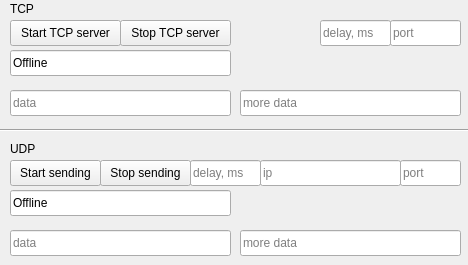
<?xml version="1.0" encoding="UTF-8"?>
<ui version="4.0">
 <class>MainWindow</class>
 <widget class="QMainWindow" name="MainWindow">
  <property name="geometry">
   <rect>
    <x>0</x>
    <y>0</y>
    <width>468</width>
    <height>265</height>
   </rect>
  </property>
  <property name="maximumSize">
   <size>
    <width>468</width>
    <height>265</height>
   </size>
  </property>
  <property name="windowTitle">
   <string>Server window</string>
  </property>
  <widget class="QWidget" name="centralwidget">
   <widget class="QPushButton" name="tcpStartButton">
    <property name="geometry">
     <rect>
      <x>10</x>
      <y>20</y>
      <width>111</width>
      <height>26</height>
     </rect>
    </property>
    <property name="text">
     <string>Start TCP server</string>
    </property>
   </widget>
   <widget class="QLineEdit" name="tcpDataLineEdit">
    <property name="geometry">
     <rect>
      <x>10</x>
      <y>90</y>
      <width>221</width>
      <height>26</height>
     </rect>
    </property>
    <property name="placeholderText">
     <string>data</string>
    </property>
    <property name="clearButtonEnabled">
     <bool>true</bool>
    </property>
   </widget>
   <widget class="QPushButton" name="tcpStopButton">
    <property name="geometry">
     <rect>
      <x>120</x>
      <y>20</y>
      <width>111</width>
      <height>26</height>
     </rect>
    </property>
    <property name="text">
     <string>Stop TCP server</string>
    </property>
   </widget>
   <widget class="QLineEdit" name="tcpPortLineEdit">
    <property name="geometry">
     <rect>
      <x>390</x>
      <y>20</y>
      <width>71</width>
      <height>26</height>
     </rect>
    </property>
    <property name="placeholderText">
     <string>port</string>
    </property>
   </widget>
   <widget class="QPushButton" name="udpStartButton">
    <property name="geometry">
     <rect>
      <x>10</x>
      <y>160</y>
      <width>91</width>
      <height>26</height>
     </rect>
    </property>
    <property name="text">
     <string>Start sending</string>
    </property>
   </widget>
   <widget class="QPushButton" name="udpStopButton">
    <property name="geometry">
     <rect>
      <x>100</x>
      <y>160</y>
      <width>91</width>
      <height>26</height>
     </rect>
    </property>
    <property name="text">
     <string>Stop sending</string>
    </property>
   </widget>
   <widget class="QLineEdit" name="udpDataLineEdit">
    <property name="geometry">
     <rect>
      <x>10</x>
      <y>230</y>
      <width>221</width>
      <height>26</height>
     </rect>
    </property>
    <property name="placeholderText">
     <string>data</string>
    </property>
    <property name="clearButtonEnabled">
     <bool>true</bool>
    </property>
   </widget>
   <widget class="QLineEdit" name="udpPortLineEdit">
    <property name="geometry">
     <rect>
      <x>400</x>
      <y>160</y>
      <width>61</width>
      <height>26</height>
     </rect>
    </property>
    <property name="placeholderText">
     <string>port</string>
    </property>
   </widget>
   <widget class="QLineEdit" name="udpIpLineEdit">
    <property name="geometry">
     <rect>
      <x>260</x>
      <y>160</y>
      <width>141</width>
      <height>26</height>
     </rect>
    </property>
    <property name="placeholderText">
     <string>ip</string>
    </property>
   </widget>
   <widget class="QLineEdit" name="udpDelayLineEdit">
    <property name="geometry">
     <rect>
      <x>190</x>
      <y>160</y>
      <width>71</width>
      <height>26</height>
     </rect>
    </property>
    <property name="placeholderText">
     <string>delay, ms</string>
    </property>
   </widget>
   <widget class="QLineEdit" name="udpData2LineEdit">
    <property name="geometry">
     <rect>
      <x>240</x>
      <y>230</y>
      <width>221</width>
      <height>26</height>
     </rect>
    </property>
    <property name="placeholderText">
     <string>more data</string>
    </property>
    <property name="clearButtonEnabled">
     <bool>true</bool>
    </property>
   </widget>
   <widget class="QLineEdit" name="tcpData2LineEdit">
    <property name="geometry">
     <rect>
      <x>240</x>
      <y>90</y>
      <width>221</width>
      <height>26</height>
     </rect>
    </property>
    <property name="placeholderText">
     <string>more data</string>
    </property>
    <property name="clearButtonEnabled">
     <bool>true</bool>
    </property>
   </widget>
   <widget class="Line" name="line">
    <property name="geometry">
     <rect>
      <x>0</x>
      <y>120</y>
      <width>471</width>
      <height>20</height>
     </rect>
    </property>
    <property name="sizePolicy">
     <sizepolicy hsizetype="Maximum" vsizetype="Fixed">
      <horstretch>0</horstretch>
      <verstretch>0</verstretch>
     </sizepolicy>
    </property>
    <property name="autoFillBackground">
     <bool>false</bool>
    </property>
    <property name="orientation">
     <enum>Qt::Horizontal</enum>
    </property>
   </widget>
   <widget class="QLabel" name="label">
    <property name="geometry">
     <rect>
      <x>10</x>
      <y>140</y>
      <width>58</width>
      <height>18</height>
     </rect>
    </property>
    <property name="text">
     <string>UDP</string>
    </property>
   </widget>
   <widget class="QLineEdit" name="tcpDelayLineEdit">
    <property name="geometry">
     <rect>
      <x>320</x>
      <y>20</y>
      <width>71</width>
      <height>26</height>
     </rect>
    </property>
    <property name="placeholderText">
     <string>delay, ms</string>
    </property>
   </widget>
   <widget class="QLabel" name="label_2">
    <property name="geometry">
     <rect>
      <x>10</x>
      <y>0</y>
      <width>58</width>
      <height>18</height>
     </rect>
    </property>
    <property name="text">
     <string>TCP</string>
    </property>
   </widget>
   <widget class="QLineEdit" name="tcpStatusLineEdit">
    <property name="geometry">
     <rect>
      <x>10</x>
      <y>50</y>
      <width>221</width>
      <height>26</height>
     </rect>
    </property>
    <property name="text">
     <string>Offline</string>
    </property>
    <property name="readOnly">
     <bool>true</bool>
    </property>
    <property name="placeholderText">
     <string>status</string>
    </property>
   </widget>
   <widget class="QLineEdit" name="udpStatusLineEdit">
    <property name="geometry">
     <rect>
      <x>10</x>
      <y>190</y>
      <width>221</width>
      <height>26</height>
     </rect>
    </property>
    <property name="text">
     <string>Offline</string>
    </property>
    <property name="readOnly">
     <bool>true</bool>
    </property>
    <property name="placeholderText">
     <string>status</string>
    </property>
   </widget>
  </widget>
 </widget>
 <resources/>
 <connections/>
</ui>
